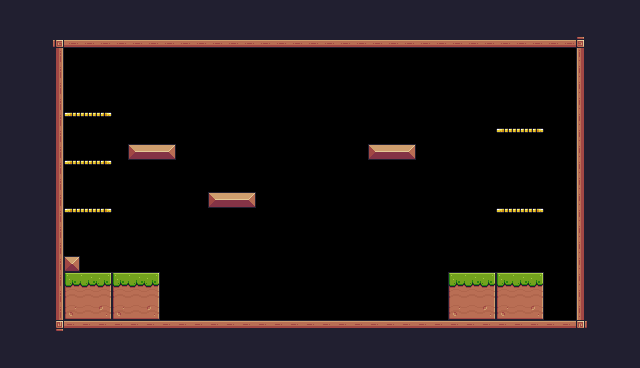

A 2D game scene composited from a Tiled map and its tileset images. What follows is a short description and the map's XML, with every tile layer's data as written:
An orthogonal 40x23 tile map with 16x16 px tiles, 1 tile layer (Background) and 16 objects (5x Platform, Player).

<map version="1.10" tiledversion="1.11.2" orientation="orthogonal" renderorder="right-down" width="40" height="23" tilewidth="16" tileheight="16" infinite="0" nextlayerid="4" nextobjectid="27">
 <tileset firstgid="1" source="Pixel Adventure.tsx" />
 <layer id="1" name="Background" width="40" height="23">
  <data encoding="csv">
24,24,24,24,24,24,24,24,24,24,24,24,24,24,24,112,112,112,112,112,112,112,112,112,112,24,24,112,24,24,24,24,24,24,24,24,24,112,24,24,
24,24,24,112,112,112,112,112,112,112,112,112,112,112,112,112,112,112,112,112,112,112,112,112,112,112,112,112,112,112,112,112,112,112,112,112,112,112,24,24,
24,24,112,92,134,134,134,134,134,134,134,134,134,134,134,134,134,134,134,134,134,134,134,134,134,134,134,134,134,134,134,134,134,134,134,134,93,112,24,24,
24,24,112,113,0,0,0,0,0,0,0,0,0,0,0,0,0,0,0,0,0,0,0,0,0,0,0,0,0,0,0,0,0,0,0,0,111,112,24,24,
24,24,24,113,0,0,0,0,0,0,0,0,0,0,0,0,0,0,0,0,0,0,0,0,0,0,0,0,0,0,0,0,0,0,0,0,111,112,24,24,
24,24,24,113,0,0,0,0,0,0,0,0,0,0,0,0,0,0,0,0,0,0,0,0,0,0,0,0,0,0,0,0,0,0,0,0,111,24,24,24,
24,24,24,113,0,0,0,0,0,0,0,0,0,0,0,0,0,0,0,0,0,0,0,0,0,0,0,0,0,0,0,0,0,0,0,0,111,24,24,24,
24,24,24,113,18,19,20,0,0,0,0,0,0,0,0,0,0,0,0,0,0,0,0,0,0,0,0,0,0,0,0,0,0,0,0,0,111,24,24,24,
24,24,24,113,0,0,0,0,0,0,0,0,0,0,0,0,0,0,0,0,0,0,0,0,0,0,0,0,0,0,0,18,19,20,0,0,111,24,24,24,
24,24,24,113,0,0,0,0,13,14,15,0,0,0,0,0,0,0,0,0,0,0,0,13,14,15,0,0,0,0,0,0,0,0,0,0,111,24,24,24,
24,24,24,113,18,19,20,0,0,0,0,0,0,0,0,0,0,0,0,0,0,0,0,0,0,0,0,0,0,0,0,0,0,0,0,0,111,24,24,24,
24,24,24,113,0,0,0,0,0,0,0,0,0,0,0,0,0,0,0,0,0,0,0,0,0,0,0,0,0,0,0,0,0,0,0,0,111,24,24,24,
24,24,24,113,0,0,0,0,0,0,0,0,0,13,14,15,0,0,0,0,0,0,0,0,0,0,0,0,0,0,0,0,0,0,0,0,111,24,24,24,
24,24,24,113,18,19,20,0,0,0,0,0,0,0,0,0,0,0,0,0,0,0,0,0,0,0,0,0,0,0,0,18,19,20,0,0,111,24,24,24,
24,24,24,113,0,0,0,0,0,0,0,0,0,0,0,0,0,0,0,0,0,0,0,0,0,0,0,0,0,0,0,0,0,0,0,0,111,24,24,24,
24,24,24,113,0,0,0,0,0,0,0,0,0,0,0,0,0,0,0,0,0,0,0,0,0,0,0,0,0,0,0,0,0,0,0,0,111,24,24,24,
24,24,24,113,35,0,0,0,0,0,0,0,0,0,0,0,0,0,0,0,0,0,0,0,0,0,0,0,0,0,0,0,0,0,0,0,111,24,24,24,
24,24,24,113,7,8,9,7,8,9,0,0,0,0,0,0,0,0,0,0,0,0,0,0,0,0,0,0,7,8,9,7,8,9,0,0,111,24,24,24,
24,24,24,113,29,30,31,29,30,31,0,0,0,0,0,0,0,0,0,0,0,0,0,0,0,0,0,0,29,30,31,29,30,31,0,0,111,24,24,24,
24,24,24,113,51,52,53,51,52,53,0,0,0,0,0,0,0,0,0,0,0,0,0,0,0,0,0,0,51,52,53,51,52,53,0,0,111,24,24,24,
24,24,24,114,90,90,90,90,90,90,90,90,90,90,90,90,90,90,90,90,90,90,90,90,90,90,90,90,90,90,90,90,90,90,90,90,115,24,24,24,
24,24,24,24,24,24,24,24,24,24,24,24,24,24,24,24,24,24,24,24,24,24,24,24,24,24,24,24,24,24,24,24,24,24,24,24,24,24,24,24,
24,24,24,24,24,24,24,24,24,24,24,24,24,24,24,24,24,24,24,24,24,24,24,24,24,24,24,24,24,24,24,24,24,24,24,24,24,24,24,24
</data>
 </layer>
 <objectgroup id="2" name="Spawnpoints">
  <object id="6" name="Player" type="Player" x="306.182" y="270" width="32" height="32" />
 </objectgroup>
 <objectgroup id="3" name="Collisions">
  <object id="10" x="49.5" y="40.5" width="14" height="292" />
  <object id="11" x="51.3333" y="34" width="533.333" height="14.4167" />
  <object id="12" x="576" y="35.3333" width="8" height="297.333" />
  <object id="13" x="39.3333" y="320.167" width="548.667" height="10.5" />
  <object id="16" x="128" y="143" width="48" height="16.6667" />
  <object id="17" x="208.667" y="192" width="47.3333" height="15.3333" />
  <object id="18" x="64" y="257" width="15" height="14.6667" />
  <object id="19" x="64.3333" y="272" width="95" height="48.3333" />
  <object id="20" x="369.212" y="144.849" width="46.7273" height="15.0909" />
  <object id="21" x="448.545" y="272.182" width="95.2727" height="47.4545" />
  <object id="22" type="Platform" x="496.545" y="208.182" width="47.2727" height="14.9091" />
  <object id="23" type="Platform" x="496.727" y="128.909" width="47.2727" height="14.9091" />
  <object id="24" type="Platform" x="64.8636" y="112.045" width="47.2727" height="14.9091" />
  <object id="25" type="Platform" x="64.3636" y="158.545" width="47.2727" height="14.9091" />
  <object id="26" type="Platform" x="63.8636" y="207.545" width="47.2727" height="14.9091" />
 </objectgroup>
</map>
